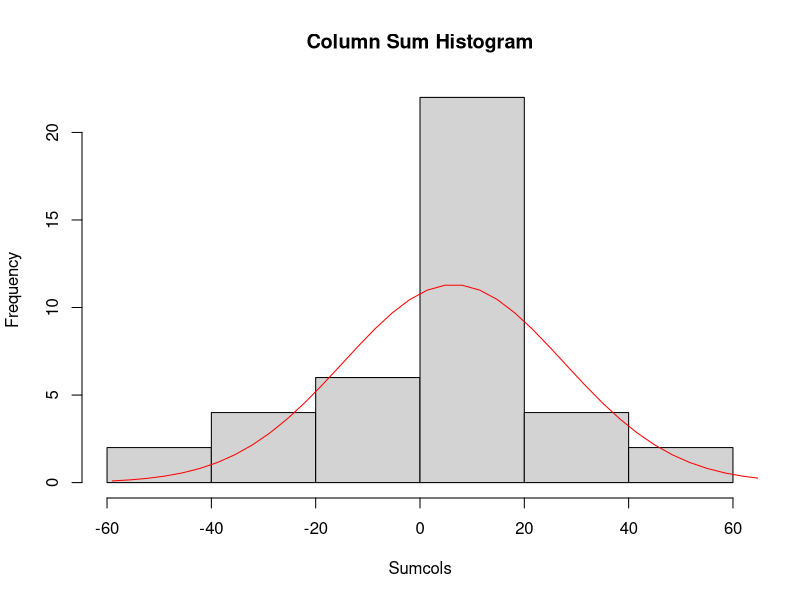

This figure's R source:
# Assignment 1, Problem 6
# Create Gaussian curve plot

# Create a 100 row and 40 column matrix
m <- matrix(runif(100,min=-1, max=1), nrow=100, ncol=40, byrow = TRUE)

# Sum the 40 columns in new column
Sumcols <- colSums (m, na.rm = FALSE, dims = 1)

# Bind the matrix with the sum column
m2 <- rbind(m, Sumcols)

# Create a histogram with the sum column
hist <- hist(Sumcols,main=("Column Sum Histogram"),breaks=5)

# Get Sumcol parameters
sumcol.mean = mean(Sumcols)
sumcol.sd = sd(Sumcols)

# Create a cumulative normal distribution
sumcol.x <- seq(
  qnorm(0.001, sumcol.mean, sumcol.sd), 
  qnorm(0.999, sumcol.mean, sumcol.sd), 
  length.out = 40
)

# Add the normal distribution curve
lines(
  sumcol.x , 
  40 * dnorm(sumcol.x, sumcol.mean, sumcol.sd) * 15, 
  col = "red"
)
